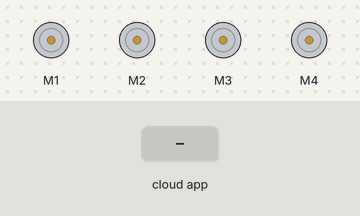
The sketch below on a simulated Arduino Uno, built with avr-gcc and run on an emulated ATmega328P. On the bench: 4 × DC motor (green arrow = forward, orange = backward, longer = faster). The inputs (shaded band) are chosen by the test bench. The ROS host is connected and sends only what is stated.

Above: at 1.2 s.
1.3 s: the phone or cloud app sets drive_speed to 45
At 2.6 s:
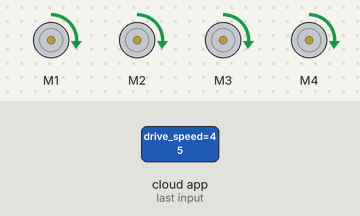
3.2 s: the phone or cloud app sets drive_speed to 90
At 4.0 s:
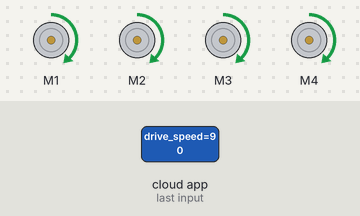
5.1 s: the phone or cloud app sets drive_speed to 180
At 6.8 s:
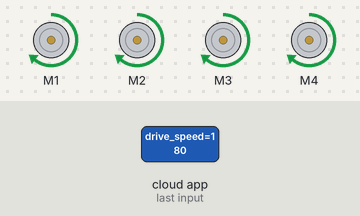
7.5 s: the phone or cloud app sets drive_speed to 0
At 7.95 s:
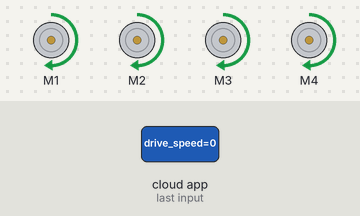
Timing chart, 0 to 10.8 s (numbered marks = the images above; inputs shaded):
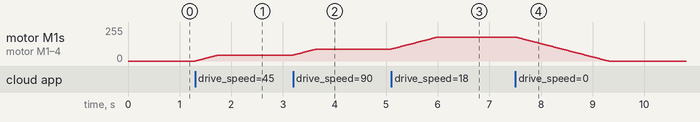

Measured:
- after the input at 1.3 s, motor M1–4: moves from stopped to forward 45/255 over 0.44 s, starting at once
- after the input at 3.2 s, motor M1–4: moves from forward 45/255 to forward 90/255 over 0.44 s, starting at once
- after the input at 5.1 s, motor M1–4: moves from forward 90/255 to forward 180/255 over 0.90 s, starting at once
- after the input at 7.5 s, motor M1–4: moves from forward 180/255 to stopped over 1.8 s, starting at once

The sketch:

robs_arduino_motor_code.ino
```cpp
/* First motoro control test sketch
 * 2/5/16
 *
 * This will subscribe to a /motor_speed topic in ROS and run
 * 7 motors. 4 will be through the AdaFruit motorshield library
 * and 3 will be driven by a PWM signal from the arduino itself.
 * These 3 will drive transistors in an H-bridge configuration
 * to actually drive the motors.
 */

#include <Wire.h>
#include <Adafruit_MotorShield.h>
#include "utility/Adafruit_MS_PWMServoDriver.h"

#if (ARDUINO >= 100)
 #include <Arduino.h>
#else
 #include <WProgram.h>
#endif

#include <Servo.h>
#include <ros.h>
#include <inttypes.h>
#include <std_msgs/UInt8.h>
#include <std_msgs/Int16.h>

// SPEED CHANGE DELAY
int const speed_change_delay = 10;

// ROS NODE HANDLE
ros::NodeHandle nh;

// MOTORS
Adafruit_MotorShield AFMS = Adafruit_MotorShield();
Adafruit_DCMotor * TEMP0 = AFMS.getMotor(1);
Adafruit_DCMotor * TEMP1 = AFMS.getMotor(2);
Adafruit_DCMotor * TEMP2 = AFMS.getMotor(3);
Adafruit_DCMotor * TEMP3 = AFMS.getMotor(4);

int current_speed_magnitude = 0;
uint8_t current_direction = RELEASE;

void stop() {
	while (current_speed_magnitude > 0) {
		// Decrement speed
		current_speed_magnitude--;
		// Set new speed on motors
		TEMP0->setSpeed(current_speed_magnitude);
 		TEMP1->setSpeed(current_speed_magnitude);
 		TEMP2->setSpeed(current_speed_magnitude);
 		TEMP3->setSpeed(current_speed_magnitude);
 		// Delay to avoid dangerous speed changes
 		delay(speed_change_delay);
 	}
 	TEMP0->run(RELEASE);
 	TEMP1->run(RELEASE);
 	TEMP2->run(RELEASE);
 	TEMP3->run(RELEASE);
 	current_direction = RELEASE;
}

/*
	Sets motor speeds
*/
void setMotorSpeed(int new_speed_magnitude, uint8_t new_direction) {

	// CHECK IF THE ROVER SHOULD STOP
	// Will stop if speed is too big or too small
	if (new_speed_magnitude <= 0 || new_direction == RELEASE || new_speed_magnitude > 255) {
		stop();
		return;
	}

	// CHECK IF DIRECTION HAS CHANGED
	if (current_direction != new_direction) {
		stop();
		current_direction = new_direction;
	 	TEMP0->run(new_direction);
	 	TEMP1->run(new_direction);
	 	TEMP2->run(new_direction);
	 	TEMP3->run(new_direction);
	}

	// INCREASE TO DESIRED SPEED
	while (current_speed_magnitude < new_speed_magnitude) {
		current_speed_magnitude++;
		TEMP0->setSpeed(current_speed_magnitude);
		TEMP1->setSpeed(current_speed_magnitude);
		TEMP2->setSpeed(current_speed_magnitude);
		TEMP3->setSpeed(current_speed_magnitude);
		delay(speed_change_delay);
	}

	// DECREASE TO DESIRED SPEED
	while (current_speed_magnitude > new_speed_magnitude) {
		current_speed_magnitude--;
		TEMP0->setSpeed(current_speed_magnitude);
		TEMP1->setSpeed(current_speed_magnitude);
		TEMP2->setSpeed(current_speed_magnitude);
		TEMP3->setSpeed(current_speed_magnitude);
		delay(speed_change_delay);
	}
}

void motor_cb( const std_msgs::Int16& cmd_msg ){
	// INTERPRET COMMAND MESSAGE
	int new_speed;
	uint8_t new_direction;
	if (cmd_msg.data > 0) {					// Speed is greater than 0
		new_speed = cmd_msg.data;
		new_direction = FORWARD;
	} else if (cmd_msg.data < 0) {	// Speed is less than 0
		new_speed = -cmd_msg.data;
		new_direction = BACKWARD;
	} else {												// Speed is equal to 0
		new_speed = 0;
		new_direction = RELEASE;
	}
	setMotorSpeed(new_speed, new_direction);
}

ros::Subscriber<std_msgs::Int16> sub_drive_speed("drive_speed", motor_cb);

void setup() {
  AFMS.begin();

  nh.initNode();
  nh.subscribe(sub_drive_speed);

 	TEMP0->run(RELEASE);
 	TEMP1->run(RELEASE);
 	TEMP2->run(RELEASE);
 	TEMP3->run(RELEASE);
}


void loop() {
  nh.spinOnce();
  delay(1);
}
```
